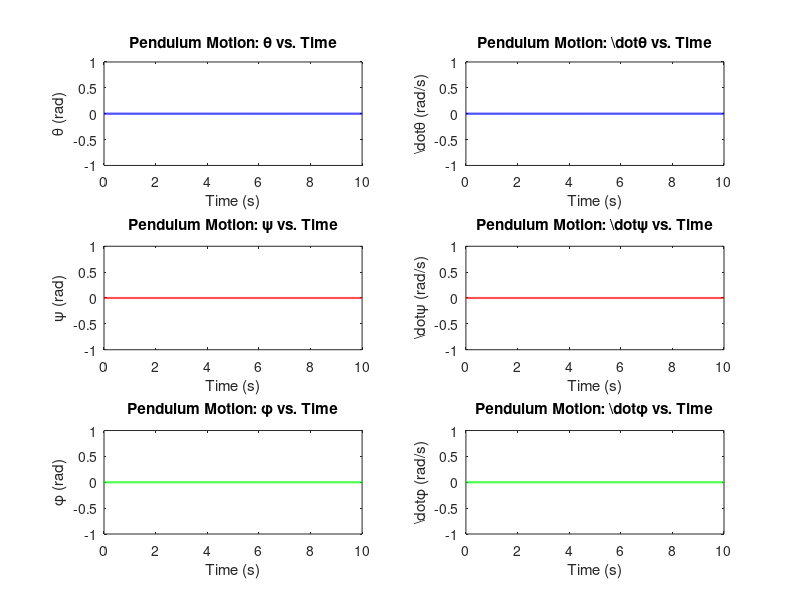

Recreate this plot in MATLAB.
function pendulum_simulation()

    % Initial conditions
    x0 = [0; 0; 0; 0; 0; 0]; % [theta; psi; phi; dot{theta}; dot{psi}; dot{phi}]

    % Time span for simulation
    tspan = 0:0.01:10; % From 0 to 10 seconds with a time step of 0.01 seconds

    % Solve the differential equations using ode45 solver
    [t, x] = ode45(@penduloinvertido_f, tspan, x0);

    % Extract the states for plotting
    theta = x(:, 1);
    psi = x(:, 2);
    phi = x(:, 3);
    dot_theta = x(:, 4);
    dot_psi = x(:, 5);
    dot_phi = x(:, 6);

    % Plot the results
    figure;

    subplot(3, 2, 1);
    plot(t, theta, 'b', 'LineWidth', 1.5);
    xlabel('Time (s)');
    ylabel('\theta (rad)');
    title('Pendulum Motion: \theta vs. Time');

    subplot(3, 2, 3);
    plot(t, psi, 'r', 'LineWidth', 1.5);
    xlabel('Time (s)');
    ylabel('\psi (rad)');
    title('Pendulum Motion: \psi vs. Time');

    subplot(3, 2, 5);
    plot(t, phi, 'g', 'LineWidth', 1.5);
    xlabel('Time (s)');
    ylabel('\phi (rad)');
    title('Pendulum Motion: \phi vs. Time');

    subplot(3, 2, 2);
    plot(t, dot_theta, 'b', 'LineWidth', 1.5);
    xlabel('Time (s)');
    ylabel('\dot{\theta} (rad/s)');
    title('Pendulum Motion: \dot{\theta} vs. Time');

    subplot(3, 2, 4);
    plot(t, dot_psi, 'r', 'LineWidth', 1.5);
    xlabel('Time (s)');
    ylabel('\dot{\psi} (rad/s)');
    title('Pendulum Motion: \dot{\psi} vs. Time');

    subplot(3, 2, 6);
    plot(t, dot_phi, 'g', 'LineWidth', 1.5);
    xlabel('Time (s)');
    ylabel('\dot{\phi} (rad/s)');
    title('Pendulum Motion: \dot{\phi} vs. Time');

end

function dx = penduloinvertido_f(t, x)
    % Variáveis de estado
    theta = x(1);
    psi = x(2);
    phi = x(3);

    % Derivadas das variáveis de estado
    theta_dot = x(4);
    psi_dot = x(5);
    phi_dot = x(6);

    % Parâmetros do sistema
    g = 9.8;  % gravidade
    m = 0.03; % peso da roda
    R = 0.04; % raio da roda
    Jw = m * R^2 / 2; % momento de inércia da roda
    M = 0.6;  % peso do corpo
    W = 0.14; % largura do corpo
    D = 0.04; % profundidade do corpo
    H = 0.144; % altura do corpo
    L = H / 2; % distância do centro de massa do corpo ao eixo da roda
    Jphi = M * L^2 / 3; % momento de inércia do corpo em pitch
    Jpsi = M * (W^2 + D^2) / 12; % momento de inércia do corpo em rumo
    Rm = 6.69; % resistência do motor DC
    Kt = 0.4; % constante de torque (Nm/A)
    Ke = 0.4; % e constante de EMF (V s/rad)
    fm = 0.0022; % atrito entre o corpo e o motor
    n = 1; % redução do motor

    % Matriz de inércia inversa
    M_inv = inv([
        R^2 * (2 * m + M) + 2 * Jw, M * R * L * cos(psi), 0;
        M * R * L * cos(psi), M * L^2 + Jpsi, 0;
        0, 0, m * (W^2 / 2) + Jphi + (W^2 / (2 * R^2)) * Jw
    ]);

    % Matriz G
    G = [
        0;
        -M * g * L * sin(psi);
        0
    ];

    % Matriz C
    C = [
        -M * R * L * sin(psi) * psi_dot^2;
        -M * L^2 * sin(psi) * cos(psi) * phi_dot^2;
        M * L^2 * sin(2 * psi) * psi_dot * phi_dot
    ];

    % Matriz Q
    Q = [
        -2 * ((n * Kt * Ke / Rm) + fm), 2 * ((n * Kt * Ke / Rm) + fm), 0;
        2 * ((n * Kt * Ke / Rm) + fm), -2 * ((n * Kt * Ke / Rm) + fm), 0;
        0, 0, -W^2 / (2 * R^2) * ((n * Kt * Ke / Rm) + fm)
    ];

    F = Q*[theta_dot; psi_dot; phi_dot]

    % Vetor de entrada
    V = [0; 0]; % [V_l; V_r]

    % Sistema de equações diferenciais
    dx = zeros(6, 1);
    dx(1:3) = [theta_dot; psi_dot; phi_dot];
    dx(4:6) = M_inv * (F - G - C);
end

% Call the simulation function to run the simulation and plot the results
pendulum_simulation();
